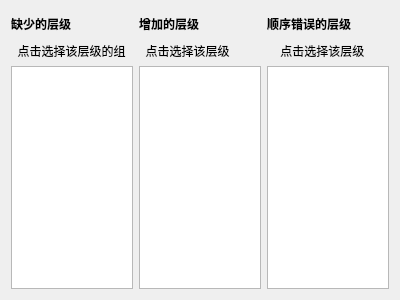
<?xml version="1.0" encoding="UTF-8"?>
<ui version="4.0">
 <class>Form</class>
 <widget class="QWidget" name="Form">
  <property name="geometry">
   <rect>
    <x>0</x>
    <y>0</y>
    <width>400</width>
    <height>300</height>
   </rect>
  </property>
  <property name="windowTitle">
   <string>Form</string>
  </property>
  <layout class="QHBoxLayout" name="horizontalLayout">
   <item>
    <layout class="QGridLayout" name="gridLayout">
     <item row="0" column="2">
      <widget class="QLabel" name="label_3">
       <property name="minimumSize">
        <size>
         <width>0</width>
         <height>25</height>
        </size>
       </property>
       <property name="font">
        <font>
         <weight>75</weight>
         <bold>true</bold>
        </font>
       </property>
       <property name="text">
        <string>顺序错误的层级</string>
       </property>
      </widget>
     </item>
     <item row="0" column="0">
      <widget class="QLabel" name="label_1">
       <property name="minimumSize">
        <size>
         <width>0</width>
         <height>25</height>
        </size>
       </property>
       <property name="font">
        <font>
         <weight>75</weight>
         <bold>true</bold>
        </font>
       </property>
       <property name="text">
        <string>缺少的层级</string>
       </property>
      </widget>
     </item>
     <item row="2" column="0">
      <widget class="QListView" name="listView_1">
       <property name="selectionMode">
        <enum>QAbstractItemView::SingleSelection</enum>
       </property>
      </widget>
     </item>
     <item row="2" column="1">
      <widget class="QListView" name="listView_2">
       <property name="selectionMode">
        <enum>QAbstractItemView::SingleSelection</enum>
       </property>
      </widget>
     </item>
     <item row="0" column="1">
      <widget class="QLabel" name="label_2">
       <property name="minimumSize">
        <size>
         <width>0</width>
         <height>25</height>
        </size>
       </property>
       <property name="font">
        <font>
         <weight>75</weight>
         <bold>true</bold>
        </font>
       </property>
       <property name="text">
        <string>增加的层级</string>
       </property>
      </widget>
     </item>
     <item row="1" column="0">
      <widget class="QLabel" name="label_4">
       <property name="sizePolicy">
        <sizepolicy hsizetype="Minimum" vsizetype="Minimum">
         <horstretch>0</horstretch>
         <verstretch>0</verstretch>
        </sizepolicy>
       </property>
       <property name="minimumSize">
        <size>
         <width>0</width>
         <height>15</height>
        </size>
       </property>
       <property name="font">
        <font>
         <italic>false</italic>
        </font>
       </property>
       <property name="text">
        <string>  点击选择该层级的组</string>
       </property>
      </widget>
     </item>
     <item row="1" column="1">
      <widget class="QLabel" name="label_5">
       <property name="sizePolicy">
        <sizepolicy hsizetype="Minimum" vsizetype="Minimum">
         <horstretch>0</horstretch>
         <verstretch>0</verstretch>
        </sizepolicy>
       </property>
       <property name="minimumSize">
        <size>
         <width>0</width>
         <height>15</height>
        </size>
       </property>
       <property name="font">
        <font>
         <italic>false</italic>
        </font>
       </property>
       <property name="text">
        <string>  点击选择该层级</string>
       </property>
      </widget>
     </item>
     <item row="1" column="2">
      <widget class="QLabel" name="label_6">
       <property name="sizePolicy">
        <sizepolicy hsizetype="Minimum" vsizetype="Minimum">
         <horstretch>0</horstretch>
         <verstretch>0</verstretch>
        </sizepolicy>
       </property>
       <property name="minimumSize">
        <size>
         <width>10</width>
         <height>15</height>
        </size>
       </property>
       <property name="font">
        <font>
         <italic>false</italic>
        </font>
       </property>
       <property name="text">
        <string>    点击选择该层级</string>
       </property>
      </widget>
     </item>
     <item row="2" column="2">
      <widget class="QListView" name="listView_3">
       <property name="selectionMode">
        <enum>QAbstractItemView::SingleSelection</enum>
       </property>
      </widget>
     </item>
    </layout>
   </item>
  </layout>
 </widget>
 <resources/>
 <connections/>
</ui>
